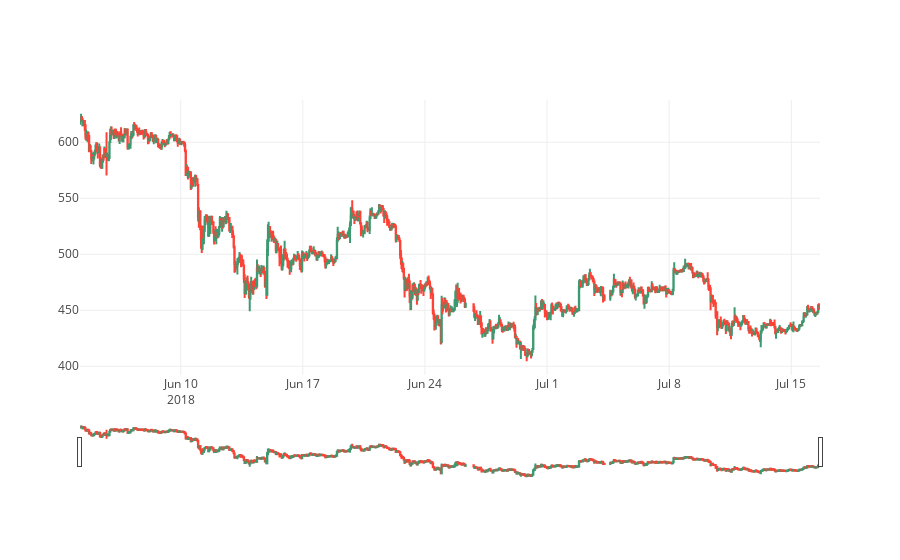

The code cell stored with this chart in its notebook:
### Code cell
trace = go.Candlestick(
            x=ohlcv_df.time, 
            open=ohlcv_df.open, 
            high=ohlcv_df.high, 
            low=ohlcv_df.low, 
            close=ohlcv_df.close
        )

layout = go.Layout(xaxis = dict(rangeslider = dict(visible = True)))
data = [trace]

fig = go.Figure(data=data,layout=layout)
py.iplot(fig, filename='simple_candlestick')

### Figure 1 — Plotly figure (JSON) as saved in the notebook; plotly's stock layout.template omitted (floating-point values rounded to 4 significant figures; data arrays with more than 128 entries replaced by an {"elided": "..."} marker saying what was removed)
{"data": [{"close": {"elided": "1000 float values"}, "high": {"elided": "1000 float values"}, "low": {"elided": "1000 float values"}, "open": {"elided": "1000 float values"}, "type": "candlestick", "uid": "d90d8bb0-88d3-11e8-bb1b-4a0000b78430", "x": {"elided": "1000 str values"}}], "layout": {"xaxis": {"rangeslider": {"visible": true}}}}
